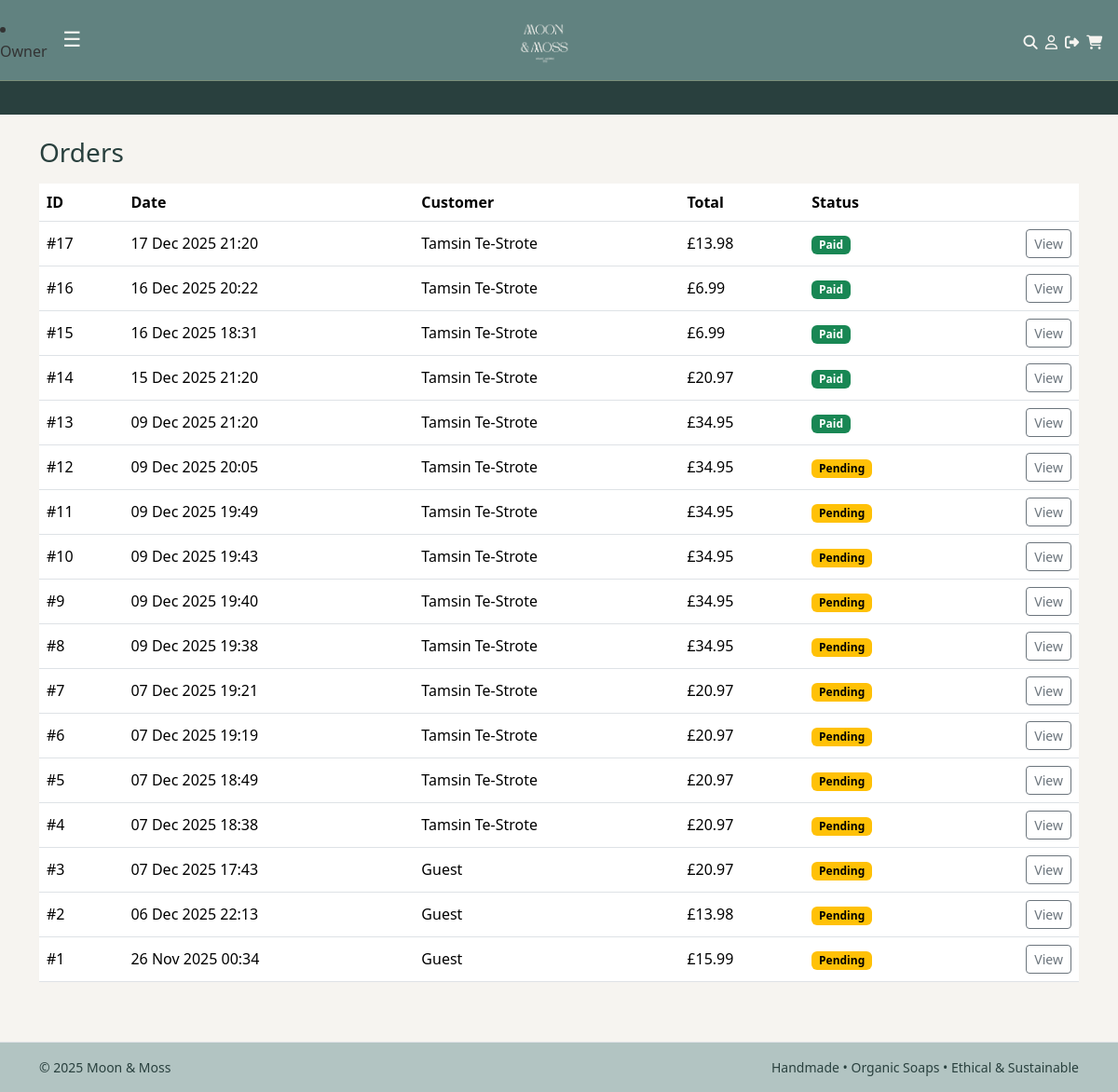
/owner/orders/ (signed in), run on the app's committed database.
### checkout/models.py (models this page shows, shortened)
class Order(models.Model):
    PENDING = "PENDING"
    PAID = "PAID"
    FAILED = "FAILED"
    STATUS_CHOICES = [
        (PENDING, "Pending"),
        (PAID, "Paid"),
        (FAILED, "Failed"),
    ]
    user = models.ForeignKey(
        settings.AUTH_USER_MODEL,
        on_delete=models.SET_NULL,
        null=True,
        blank=True,
        related_name="orders",
    )
    full_name = models.CharField(max_length=100, blank=True)
    email = models.EmailField(blank=True)
    address_line1 = models.CharField(max_length=255, blank=True)
    address_line2 = models.CharField(max_length=255, blank=True)
    city = models.CharField(max_length=100, blank=True)
    postcode = models.CharField(max_length=20, blank=True)
    status = models.CharField(
        max_length=10,
        choices=STATUS_CHOICES,
        default=PENDING,
    )
    total = models.DecimalField(max_digits=8, decimal_places=2)
    stripe_session_id = models.CharField(max_length=255, blank=True)
    created_at = models.DateTimeField(auto_now_add=True)
    stock_deducted = models.BooleanField(default=False)

### owner/views.py (the view)
# urls.py: path("owner/orders/", views.orders, name="owner_orders"),
@staff_member_required
def orders(request):
    qs = Order.objects.all().order_by("-created_at")
    return render(request, "owner/orders.html", {"orders": qs})

### owner/templates/owner/orders.html
{% extends "base.html" %}
{% block content %}
<h1 class="h3 mb-3">Orders</h1>
<div class="table-responsive">
  <table class="table align-middle">
    <thead>
      <tr>
        <th>ID</th>
        <th>Date</th>
        <th>Customer</th>
        <th>Total</th>
        <th>Status</th>
        <th></th>
      </tr>
    </thead>
    <tbody>
      {% for o in orders %}
      <tr>
        <td>#{{ o.id }}</td>
        <td>{{ o.created_at|date:"d M Y H:i" }}</td>
        <td>{{ o.full_name|default:o.email|default:"Guest" }}</td>
        <td>£{{ o.total }}</td>
        <td>
          {% if o.status == "PAID" %}
            <span class="badge text-bg-success">Paid</span>
          {% elif o.status == "PENDING" %}
            <span class="badge text-bg-warning">Pending</span>
          {% else %}
            <span class="badge text-bg-danger">Failed</span>
          {% endif %}
        </td>
        <td class="text-end">
          <a class="btn btn-sm btn-outline-secondary" href="{% url 'owner_order_detail' o.id %}">View</a>
        </td>
      </tr>
      {% endfor %}
    </tbody>
  </table>
</div>
{% endblock %}

### static/css/main.css (style rules this page uses)
body { background-color: #f6f4f0; color: #333333; font-family: system-ui, -apple-system, BlinkMacSystemFont, "Segoe UI", sans-serif; }
h1, .h1, h2, .h2, h3, .h3 { color: #29403e; }
a { color: #29403e; }

### data on the page
Order: id "17", created_at "17 Dec 2025 21:20", full_name "Tamsin Te-Strote", total "13.98", status "Paid"
Order: id "16", created_at "16 Dec 2025 20:22", full_name "Tamsin Te-Strote", total "6.99", status "Paid"
Order: id "15", created_at "16 Dec 2025 18:31", full_name "Tamsin Te-Strote", total "6.99", status "Paid"
Order: id "14", created_at "15 Dec 2025 21:20", full_name "Tamsin Te-Strote", total "20.97", status "Paid"
Order: id "13", created_at "09 Dec 2025 21:20", full_name "Tamsin Te-Strote", total "34.95", status "Paid"
Order: id "12", created_at "09 Dec 2025 20:05", full_name "Tamsin Te-Strote", total "34.95", status "Pending"
Order: id "11", created_at "09 Dec 2025 19:49", full_name "Tamsin Te-Strote", total "34.95", status "Pending"
Order: id "10", created_at "09 Dec 2025 19:43", full_name "Tamsin Te-Strote", total "34.95", status "Pending"
Order: id "9", created_at "09 Dec 2025 19:40", full_name "Tamsin Te-Strote", total "34.95", status "Pending"
Order: id "8", created_at "09 Dec 2025 19:38", full_name "Tamsin Te-Strote", total "34.95", status "Pending"
Order: id "7", created_at "07 Dec 2025 19:21", full_name "Tamsin Te-Strote", total "20.97", status "Pending"
Order: id "6", created_at "07 Dec 2025 19:19", full_name "Tamsin Te-Strote", total "20.97", status "Pending"
Order: id "5", created_at "07 Dec 2025 18:49", full_name "Tamsin Te-Strote", total "20.97", status "Pending"
Order: id "4", created_at "07 Dec 2025 18:38", full_name "Tamsin Te-Strote", total "20.97", status "Pending"
Order: id "3", created_at "07 Dec 2025 17:43", full_name "Guest", total "20.97", status "Pending"
Order: id "2", created_at "06 Dec 2025 22:13", full_name "Guest", total "13.98", status "Pending"
Order: id "1", created_at "26 Nov 2025 00:34", full_name "Guest", total "15.99", status "Pending"

### other printed values
{{ now|default:"2025" }} "2025"
